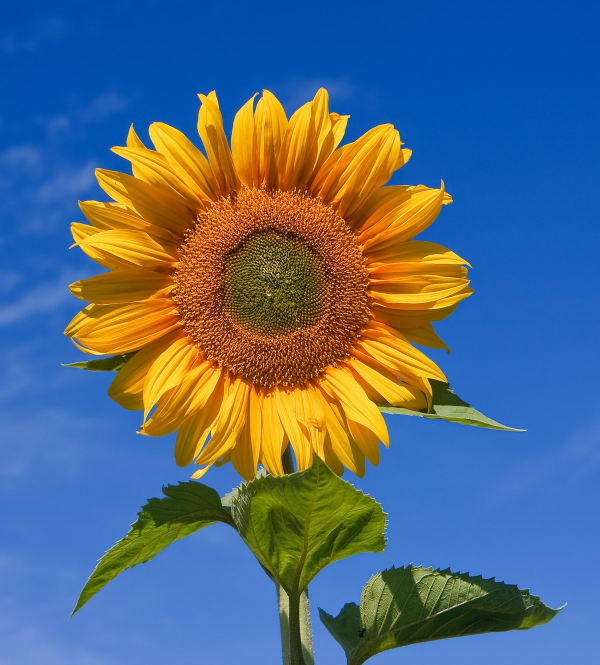
#> input picture Day 3 - Image Processing Basics/Images/sunflower.jpg, 1200 x 1329 px, found by its file name (shown at 1/2 size)
$ jupyter execute 'Day_3(IP_Basics).ipynb'
#> lines starting #> are read from the running program, lines starting #| are printed output that depends on the picture; after the words box and inside, x2 and y2 are one past the last pixel; in counts of white or black regions, pixels touching at a corner belong together
# **Aditi Rao EXTC 118A2088**

1.	Download an image from the net.
2.	Read and display that image using opencv.
3.	Perform cropping, rotation, flipping operation on it.
4.	Display different channels of the image.
5.	Convert that image to gray scale image.
6.	Note the size and dimensions of the image.
7.     Draw a rectangle of Blue color of width 4.
8.	Perform negative, thresholding and adaptive thresholding on the grayscale image.
9.	Save the output images with their names.

[cell 1]
import cv2
from google.colab import files
uploaded=files.upload()
#> the answer given: sunflower.jpg

[cell 2]
from matplotlib import pyplot as plt

[cell 3]
image = cv2.imread("sunflower.jpg")
#> image is the input picture: shape (1329, 1200, 3); mean B, G, R 126.8, 106.1, 84.3
from google.colab.patches import cv2_imshow
cv2_imshow(image)

# **CROP**

[cell 4]
resized = cv2.resize(image, (300, 300))
cv2_imshow(resized)

Extract a 300x300 pixel square ROI (Region of Interest) from the input image
START: (40,40)
END: (250, 220)

image[startY:endY, startX:endX]

[cell 5]
roi = resized[40:220, 40:250]
cv2_imshow(roi)

# **ROTATION**

[cell 6]
import imutils as im
rotated = im.rotate(resized, 90)
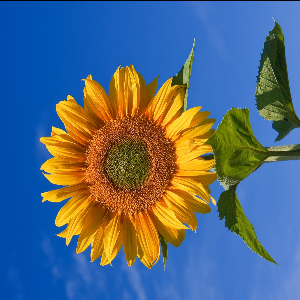
#> rotated: shape (300, 300, 3); mean B, G, R 126.1, 105.7, 84.1
cv2_imshow(rotated)

# **FLIP**

[cell 7]
import numpy as np
img1=np.flipud(resized) # flip vertically
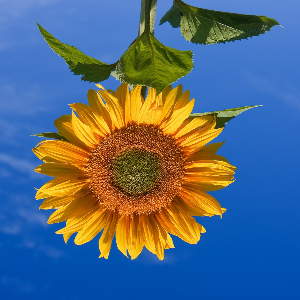
#> img1: shape (300, 300, 3); mean B, G, R 126.7, 106, 84.2

print("Original Image")
cv2_imshow(resized)

print("FLIP horizontally")
img2=np.fliplr(resized) #flip horizontally
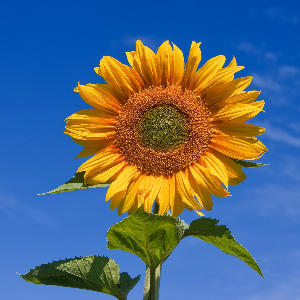
#> img2: shape (300, 300, 3); mean B, G, R 126.7, 106, 84.2
cv2_imshow(img2)

print("FLIP Vertically")
cv2_imshow(img1)

# **Display different channels of the image.**

[cell 8]
blue, green, red = cv2.split(resized) # Split the image into its channels
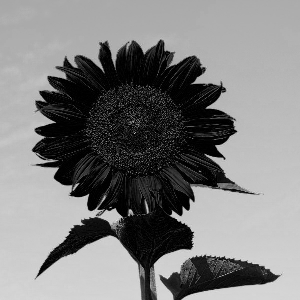
#> blue: shape (300, 300); min 0, max 228, mean 126.7
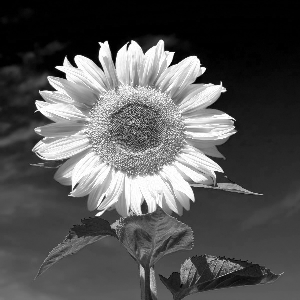
#> red: shape (300, 300); min 0, max 255, mean 84.2
print("RED CHANNEL")
cv2_imshow(red) # Display the red channel in the image
print("BLUE CHANNEL")
cv2_imshow(blue) # Display the red channel in the image
print("GREEN CHANNEL")
cv2_imshow(green) # Display the red channel in the image

# **Convert that image to gray scale image.**

[cell 9]
gray = cv2.cvtColor(resized, cv2.COLOR_BGR2GRAY)
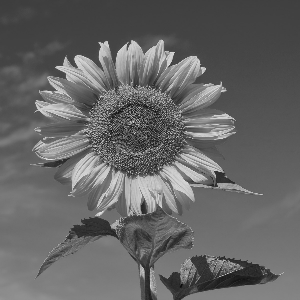
#> gray: shape (300, 300); min 11, max 231, mean 101.8
cv2_imshow(gray)

# **Note the size and dimensions of the image.**

[cell 10]
print("Image Properties")
print("- Number of Pixels: " + str(resized.size))
#| - Number of Pixels: 270000
print("- Shape/Dimensions: " + str(resized.shape))
#| - Shape/Dimensions: (300, 300, 3)
sz=resized.size
#> sz = 270000
print("- Size={}".format(sz))
#| - Size=270000
(h, w, d) = resized.shape
#> h = 300; w = 300; d = 3
print("width={}, height={}, depth={}".format(w, h, d))
#| width=300, height=300, depth=3

# **Draw a rectangle of Blue color of width 4.**
  Syntax: cv2.rectangle(image, start_point, end_point, color, thickness)

[cell 11]
output = resized.copy()
cv2.rectangle(output, (40, 40), (250,220), (255, 0, 0), 4) #START: (40,40) END: (250, 220)
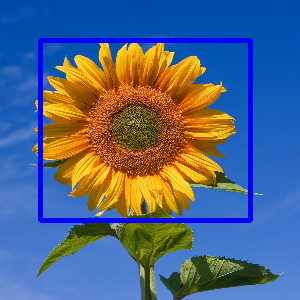
#> output: shape (300, 300, 3); mean B, G, R 130.9, 101.6, 82.1
cv2_imshow(output)

# **Perform negative, thresholding and adaptive thresholding on the grayscale image.**

[cell 12]
print('Grayscale Image')
cv2_imshow(gray)

#Performing Digital Negative
max_intensity = 255
(h, w) = gray.shape
output = gray.copy()
for i in np.arange(h):
  for j in np.arange(w):
    a = output.item(i,j)
    b = max_intensity - a
    output.itemset((i,j), b)
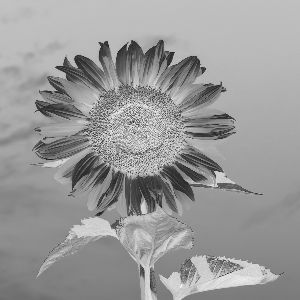
#> output: shape (300, 300); min 24, max 244, mean 153.2
print("Digital Negative")
cv2_imshow(output)

# Perform binary thresholding on the image with T = 125
#cv2.threshold:
#First argument - the source image, which should be a grayscale image.
#Second argument - the threshold value which is used to classify the pixel values.
#Third argument - the maxVal which represents the value to be given if pixel value is more than (sometimes less than) the threshold value
ret,thresh1 = cv2.threshold(gray, 125, 255, cv2.THRESH_BINARY)
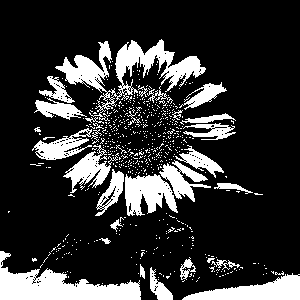
#> thresh1: shape (300, 300); 20% white; 588 white regions (557 under 20 px), largest, box (x1, y1, x2, y2) and area: (55, 39, 206, 121) 3412, (0, 251, 141, 300) 3142, (182, 273, 300, 300) 1668
print("Thresholding")
cv2_imshow(thresh1)

[cell 13]
#ADAPTIVE THRESHOLD
ret,th1 = cv2.threshold(gray,127,255,cv2.THRESH_BINARY)
#> th1: shape (300, 300); 18.3% white; 601 white regions (566 under 20 px), largest, box (x1, y1, x2, y2) and area: (55, 40, 206, 121) 3313, (0, 269, 141, 300) 2119, (182, 277, 300, 300) 1512
th2 = cv2.adaptiveThreshold(gray,255,cv2.ADAPTIVE_THRESH_MEAN_C,\
            cv2.THRESH_BINARY,11,2)
#> th2: shape (300, 300); 71.7% white; 717 black regions (685 under 20 px), largest, box (x1, y1, x2, y2) and area: (0, 29, 267, 300) 19724, (158, 254, 280, 300) 2099, (0, 57, 29, 89) 373
th3 = cv2.adaptiveThreshold(gray,255,cv2.ADAPTIVE_THRESH_GAUSSIAN_C,\
            cv2.THRESH_BINARY,11,2)
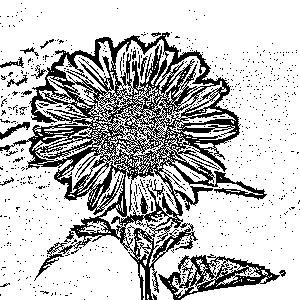
#> th3: shape (300, 300); 75.5% white; black in thin lines or dots

titles = ['Original Image', 'Global Thresholding (v = 127)',
            'Adaptive Mean Thresholding', 'Adaptive Gaussian Thresholding']
images = [gray, th1, th2, th3]

for i in range(4):
    plt.subplot(2,2,i+1),plt.imshow(images[i],'gray')
    plt.title(titles[i])
    plt.xticks([]),plt.yticks([])
plt.show()
